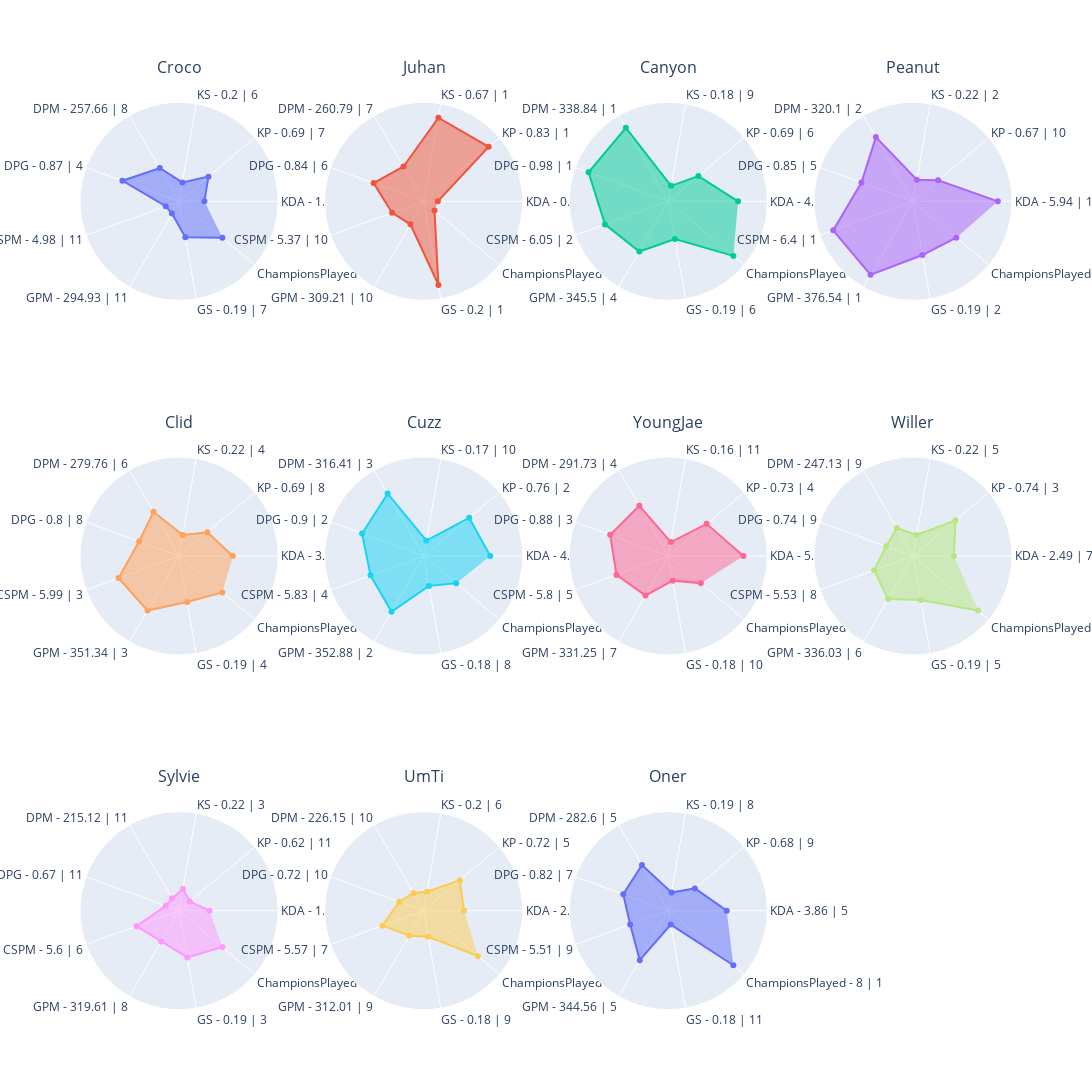

The notebook cell this image was saved under:
### Code cell
df = players_stats.loc[players_stats["Position"] == positions[1]]
min_value, max_value = get_min_max_value(df, columns)

ROWS, COLUMNS = get_rows_columns(df, 4)

fig = get_fig_subplots(df, ROWS, COLUMNS)
for i, player_name in enumerate(df.index):
    _df = df.loc[player_name, columns]
    theta_list = get_theta_list(df, player_name, origin_columns)

    r, c = get_rc(i, COLUMNS)
    fig.add_trace(
        go.Scatterpolar(r=_df, theta=theta_list, fill="toself", name=player_name),
        row=r,
        col=c,
    )

fig.update_layout(
    height=400 * ROWS,
    width=500 * COLUMNS,
    showlegend=False,
    title=dict(y=1),
)
fig.update_annotations(yshift=20)
fig.update_polars(
    radialaxis=dict(range=[min_value - 0.2, max_value + 0.2], visible=False)
)
fig.show()

### Figure 1 — Plotly figure (JSON) as saved in the notebook; plotly's stock layout.template omitted (floating-point values rounded to 4 significant figures)
{"data": [{"fill": "toself", "name": "Croco", "r": [0.1588, 0.3433, 0.0715, 0.3439, 0.652, 0, 0, 0.3165, 0.6], "subplot": "polar", "theta": ["KDA - 1.27 | 10", "KP - 0.69 | 7", "KS - 0.2 | 6", "DPM - 257.66 | 8", "DPG - 0.87 | 4", "CSPM - 4.98 | 11", "GPM - 294.93 | 11", "GS - 0.19 | 7", "ChampionsPlayed - 6 | 5"], "type": "scatterpolar"}, {"fill": "toself", "name": "Juhan", "r": [0, 1, 1, 0.3692, 0.5537, 0.2745, 0.175, 1, 0], "subplot": "polar2", "theta": ["KDA - 0.38 | 11", "KP - 0.83 | 1", "KS - 0.67 | 1", "DPM - 260.79 | 7", "DPG - 0.84 | 6", "CSPM - 5.37 | 10", "GPM - 309.21 | 10", "GS - 0.2 | 1", "ChampionsPlayed - 3 | 11"], "type": "scatterpolar"}, {"fill": "toself", "name": "Canyon", "r": [0.7861, 0.355, 0.02212, 1.0, 1, 0.7534, 0.6196, 0.3423, 1], "subplot": "polar3", "theta": ["KDA - 4.75 | 3", "KP - 0.69 | 6", "KS - 0.18 | 9", "DPM - 338.84 | 1", "DPG - 0.98 | 1", "CSPM - 6.05 | 2", "GPM - 345.5 | 4", "GS - 0.19 | 6", "ChampionsPlayed - 8 | 1"], "type": "scatterpolar"}, {"fill": "toself", "name": "Peanut", "r": [1, 0.2643, 0.111, 0.8486, 0.5755, 1, 1.0, 0.571, 0.6], "subplot": "polar4", "theta": ["KDA - 5.94 | 1", "KP - 0.67 | 10", "KS - 0.22 | 2", "DPM - 320.1 | 2", "DPG - 0.85 | 5", "CSPM - 6.4 | 1", "GPM - 376.54 | 1", "GS - 0.19 | 2", "ChampionsPlayed - 6 | 5"], "type": "scatterpolar"}, {"fill": "toself", "name": "Clid", "r": [0.561, 0.322, 0.1027, 0.5225, 0.4005, 0.7103, 0.6912, 0.4593, 0.6], "subplot": "polar5", "theta": ["KDA - 3.5 | 6", "KP - 0.69 | 8", "KS - 0.22 | 4", "DPM - 279.76 | 6", "DPG - 0.8 | 8", "CSPM - 5.99 | 3", "GPM - 351.34 | 3", "GS - 0.19 | 4", "ChampionsPlayed - 6 | 5"], "type": "scatterpolar"}, {"fill": "toself", "name": "Cuzz", "r": [0.7411, 0.64, 0.02141, 0.8187, 0.7268, 0.5997, 0.71, 0.2289, 0.4], "subplot": "polar6", "theta": ["KDA - 4.5 | 4", "KP - 0.76 | 2", "KS - 0.17 | 10", "DPM - 316.41 | 3", "DPG - 0.9 | 2", "CSPM - 5.83 | 4", "GPM - 352.88 | 2", "GS - 0.18 | 8", "ChampionsPlayed - 5 | 9"], "type": "scatterpolar"}, {"fill": "toself", "name": "YoungJae", "r": [0.8612, 0.5077, 0, 0.6193, 0.6749, 0.58, 0.4451, 0.1537, 0.4], "subplot": "polar7", "theta": ["KDA - 5.17 | 2", "KP - 0.73 | 4", "KS - 0.16 | 11", "DPM - 291.73 | 4", "DPG - 0.88 | 3", "CSPM - 5.8 | 5", "GPM - 331.25 | 7", "GS - 0.18 | 10", "ChampionsPlayed - 5 | 9"], "type": "scatterpolar"}, {"fill": "toself", "name": "Willer", "r": [0.3789, 0.5838, 0.1019, 0.2587, 0.2027, 0.3847, 0.5036, 0.4316, 1], "subplot": "polar8", "theta": ["KDA - 2.49 | 7", "KP - 0.74 | 3", "KS - 0.22 | 5", "DPM - 247.13 | 9", "DPG - 0.74 | 9", "CSPM - 5.53 | 8", "GPM - 336.03 | 6", "GS - 0.19 | 5", "ChampionsPlayed - 8 | 1"], "type": "scatterpolar"}, {"fill": "toself", "name": "Sylvie", "r": [0.2309, 0, 0.1097, 0, 0, 0.44, 0.3024, 0.4711, 0.6], "subplot": "polar9", "theta": ["KDA - 1.67 | 9", "KP - 0.62 | 11", "KS - 0.22 | 3", "DPM - 215.12 | 11", "DPG - 0.67 | 11", "CSPM - 5.6 | 6", "GPM - 319.61 | 8", "GS - 0.19 | 3", "ChampionsPlayed - 6 | 5"], "type": "scatterpolar"}, {"fill": "toself", "name": "UmTi", "r": [0.3701, 0.4666, 0.0715, 0.08923, 0.1682, 0.4192, 0.2093, 0.1749, 0.8], "subplot": "polar10", "theta": ["KDA - 2.44 | 8", "KP - 0.72 | 5", "KS - 0.2 | 6", "DPM - 226.15 | 10", "DPG - 0.72 | 10", "CSPM - 5.57 | 7", "GPM - 312.01 | 9", "GS - 0.18 | 9", "ChampionsPlayed - 7 | 4"], "type": "scatterpolar"}, {"fill": "toself", "name": "Oner", "r": [0.6254, 0.2896, 0.06149, 0.5454, 0.4782, 0.3737, 0.6081, 0, 1], "subplot": "polar11", "theta": ["KDA - 3.86 | 5", "KP - 0.68 | 9", "KS - 0.19 | 8", "DPM - 282.6 | 5", "DPG - 0.82 | 7", "CSPM - 5.51 | 9", "GPM - 344.56 | 5", "GS - 0.18 | 11", "ChampionsPlayed - 8 | 1"], "type": "scatterpolar"}], "layout": {"annotations": [{"font": {"size": 16}, "showarrow": false, "text": "Croco", "x": 0.1062, "xanchor": "center", "xref": "paper", "y": 1, "yanchor": "bottom", "yref": "paper", "yshift": 20}, {"font": {"size": 16}, "showarrow": false, "text": "Juhan", "x": 0.3688, "xanchor": "center", "xref": "paper", "y": 1, "yanchor": "bottom", "yref": "paper", "yshift": 20}, {"font": {"size": 16}, "showarrow": false, "text": "Canyon", "x": 0.6313, "xanchor": "center", "xref": "paper", "y": 1, "yanchor": "bottom", "yref": "paper", "yshift": 20}, {"font": {"size": 16}, "showarrow": false, "text": "Peanut", "x": 0.8938, "xanchor": "center", "xref": "paper", "y": 1, "yanchor": "bottom", "yref": "paper", "yshift": 20}, {"font": {"size": 16}, "showarrow": false, "text": "Clid", "x": 0.1062, "xanchor": "center", "xref": "paper", "y": 0.6111, "yanchor": "bottom", "yref": "paper", "yshift": 20}, {"font": {"size": 16}, "showarrow": false, "text": "Cuzz", "x": 0.3688, "xanchor": "center", "xref": "paper", "y": 0.6111, "yanchor": "bottom", "yref": "paper", "yshift": 20}, {"font": {"size": 16}, "showarrow": false, "text": "YoungJae", "x": 0.6313, "xanchor": "center", "xref": "paper", "y": 0.6111, "yanchor": "bottom", "yref": "paper", "yshift": 20}, {"font": {"size": 16}, "showarrow": false, "text": "Willer", "x": 0.8938, "xanchor": "center", "xref": "paper", "y": 0.6111, "yanchor": "bottom", "yref": "paper", "yshift": 20}, {"font": {"size": 16}, "showarrow": false, "text": "Sylvie", "x": 0.1062, "xanchor": "center", "xref": "paper", "y": 0.2222, "yanchor": "bottom", "yref": "paper", "yshift": 20}, {"font": {"size": 16}, "showarrow": false, "text": "UmTi", "x": 0.3688, "xanchor": "center", "xref": "paper", "y": 0.2222, "yanchor": "bottom", "yref": "paper", "yshift": 20}, {"font": {"size": 16}, "showarrow": false, "text": "Oner", "x": 0.6313, "xanchor": "center", "xref": "paper", "y": 0.2222, "yanchor": "bottom", "yref": "paper", "yshift": 20}], "height": 1200, "polar": {"domain": {"x": [0, 0.2125], "y": [0.7778, 1]}, "radialaxis": {"range": [-0.2, 1.2], "visible": false}}, "polar10": {"domain": {"x": [0.2625, 0.475], "y": [0, 0.2222]}, "radialaxis": {"range": [-0.2, 1.2], "visible": false}}, "polar11": {"domain": {"x": [0.525, 0.7375], "y": [0, 0.2222]}, "radialaxis": {"range": [-0.2, 1.2], "visible": false}}, "polar12": {"domain": {"x": [0.7875, 1], "y": [0, 0.2222]}, "radialaxis": {"range": [-0.2, 1.2], "visible": false}}, "polar2": {"domain": {"x": [0.2625, 0.475], "y": [0.7778, 1]}, "radialaxis": {"range": [-0.2, 1.2], "visible": false}}, "polar3": {"domain": {"x": [0.525, 0.7375], "y": [0.7778, 1]}, "radialaxis": {"range": [-0.2, 1.2], "visible": false}}, "polar4": {"domain": {"x": [0.7875, 1], "y": [0.7778, 1]}, "radialaxis": {"range": [-0.2, 1.2], "visible": false}}, "polar5": {"domain": {"x": [0, 0.2125], "y": [0.3889, 0.6111]}, "radialaxis": {"range": [-0.2, 1.2], "visible": false}}, "polar6": {"domain": {"x": [0.2625, 0.475], "y": [0.3889, 0.6111]}, "radialaxis": {"range": [-0.2, 1.2], "visible": false}}, "polar7": {"domain": {"x": [0.525, 0.7375], "y": [0.3889, 0.6111]}, "radialaxis": {"range": [-0.2, 1.2], "visible": false}}, "polar8": {"domain": {"x": [0.7875, 1], "y": [0.3889, 0.6111]}, "radialaxis": {"range": [-0.2, 1.2], "visible": false}}, "polar9": {"domain": {"x": [0, 0.2125], "y": [0, 0.2222]}, "radialaxis": {"range": [-0.2, 1.2], "visible": false}}, "showlegend": false, "title": {"y": 1}, "width": 2000}}
